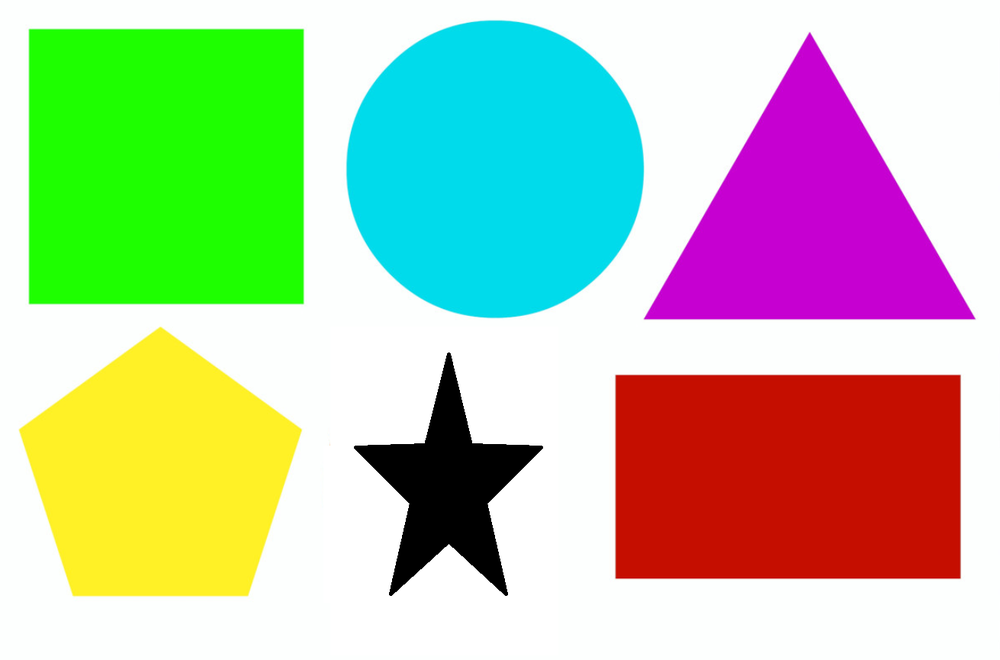
#> input picture 7. Computer Vision/Sınır ve Şekil Tespiti/test.png, 1000 x 660 px, shrunk from 1311 x 865 before the run
$ python program.py
#> lines starting #> are read from the running program, lines starting #| are printed output that depends on the picture; after the words box and inside, x2 and y2 are one past the last pixel; in counts of white or black regions, pixels touching at a corner belong together; long printed decimals are rounded
import numpy as np
import cv2

gorsel = cv2.imread('test.png')
#> gorsel is the input picture: shape (660, 1000, 3); mean B, G, R 169, 199.5, 184.7
gorsel_gri = cv2.cvtColor(gorsel, cv2.COLOR_BGR2GRAY)
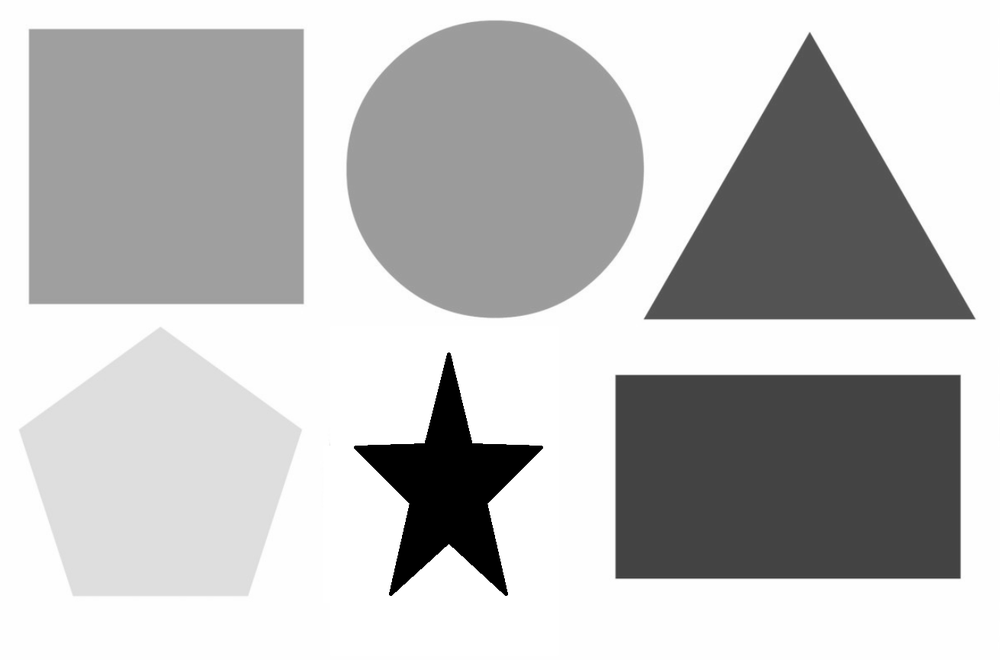
#> gorsel_gri: shape (660, 1000); min 0, max 255, mean 191.5


_ , gorsel_gri = cv2.threshold(gorsel_gri, 240 , 255, cv2.CHAIN_APPROX_NONE)
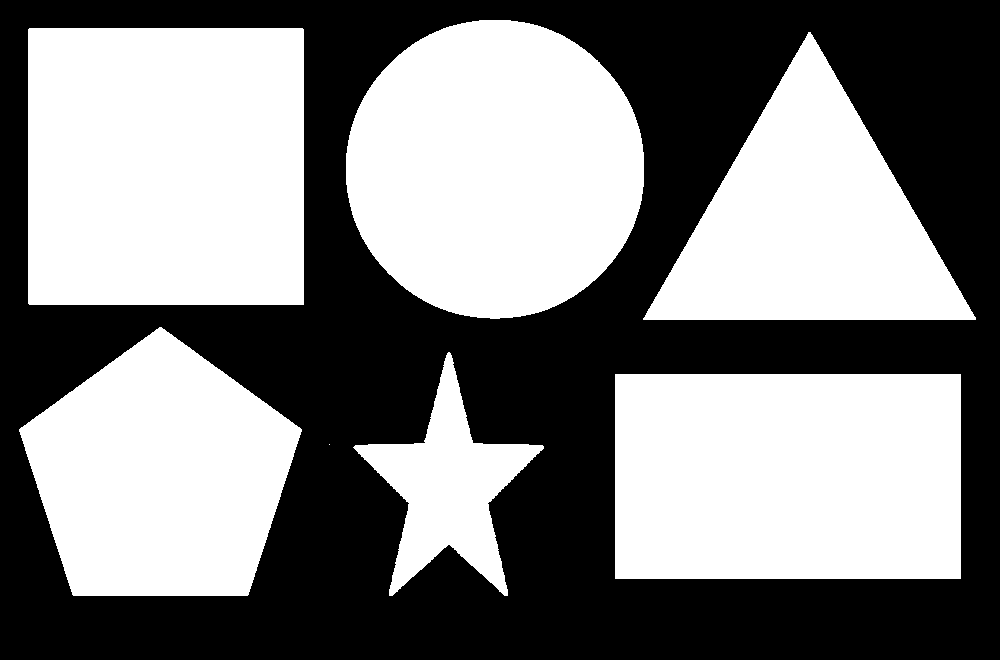
#> gorsel_gri: shape (660, 1000); 50.9% white; 1 black region
konturlar , _ = cv2.findContours(gorsel_gri, cv2.RETR_TREE, cv2.CHAIN_APPROX_NONE)
#> konturlar = 7 contours, 1 with area under 20; largest, box (x1, y1, x2, y2) and area: (28, 28, 304, 305) 75898, (615, 374, 961, 579) 70380, (346, 20, 644, 319) 69819, (19, 327, 302, 596) 52433, (643, 32, 976, 320) 47982, (353, 352, 544, 596) 16658


for kontur in konturlar:
    kenarSayi = cv2.approxPolyDP(kontur, 0.01* cv2.arcLength(kontur, True), True)
    gorsel = cv2.drawContours(gorsel, [kenarSayi], 0, (0, 0, 0), 5)
    x = kenarSayi.ravel()[0]
    y = kenarSayi.ravel()[1] - 5

    if len(kenarSayi) == 3:
        cv2.putText( gorsel, "Ucgen", (x+50, y+50), cv2.FONT_HERSHEY_COMPLEX,1, (0, 0, 0) )
    elif len(kenarSayi) == 4 :
        x, y , w, h = cv2.boundingRect(kenarSayi)
        aspectRatio = float(w)/h
        print(aspectRatio)
        if aspectRatio >= 0.95 and aspectRatio < 1.05:
            cv2.putText(gorsel, "Kare", (x+50, y+50), cv2.FONT_HERSHEY_COMPLEX, 1, (0, 0, 0))

        else:
            cv2.putText(gorsel, "Dortgen", (x+50, y+50), cv2.FONT_HERSHEY_COMPLEX,1, (0, 0, 0))

    elif len(kenarSayi) == 5 :
        cv2.putText(gorsel, "Besgen", (x+50, y+50), cv2.FONT_HERSHEY_COMPLEX, 1, (0, 0, 0))

    elif len(kenarSayi) == 10 :
        cv2.putText(gorsel, "Yildiz", (x+50, y+50), cv2.FONT_HERSHEY_COMPLEX, 1, (0, 0, 0))

    else:
        cv2.putText(gorsel, "cember", (x+50, y+50), cv2.FONT_HERSHEY_COMPLEX, 1, (0, 0, 0))
#> this loop made 7 passes
#> (kenarSayi, w, h, aspectRatio) on passes 2, 6: ([[615, 374], [615, 578], [960, 578], [960, 374]], 346, 205, 1.69), ([[29, 28], [28, 303], [303, 304], [303, 29]], 276, 277, 0.996)
#| 1.688
#| 0.9964
#> pass 2, `gorsel = cv2.drawContours(gorsel, [kenarSayi], 0, (0, 0, 0), 5)`:
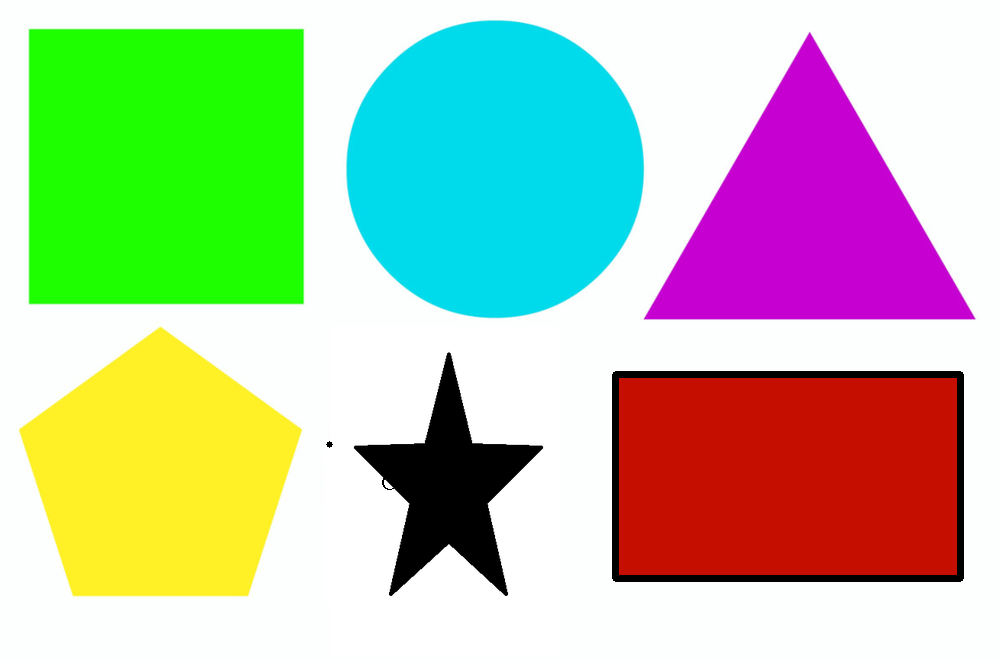
#> gorsel: shape (660, 1000, 3); mean B, G, R 167.4, 197.9, 182.1
#> pass 3, `gorsel = cv2.drawContours(gorsel, [kenarSayi], 0, (0, 0, 0), 5)`:
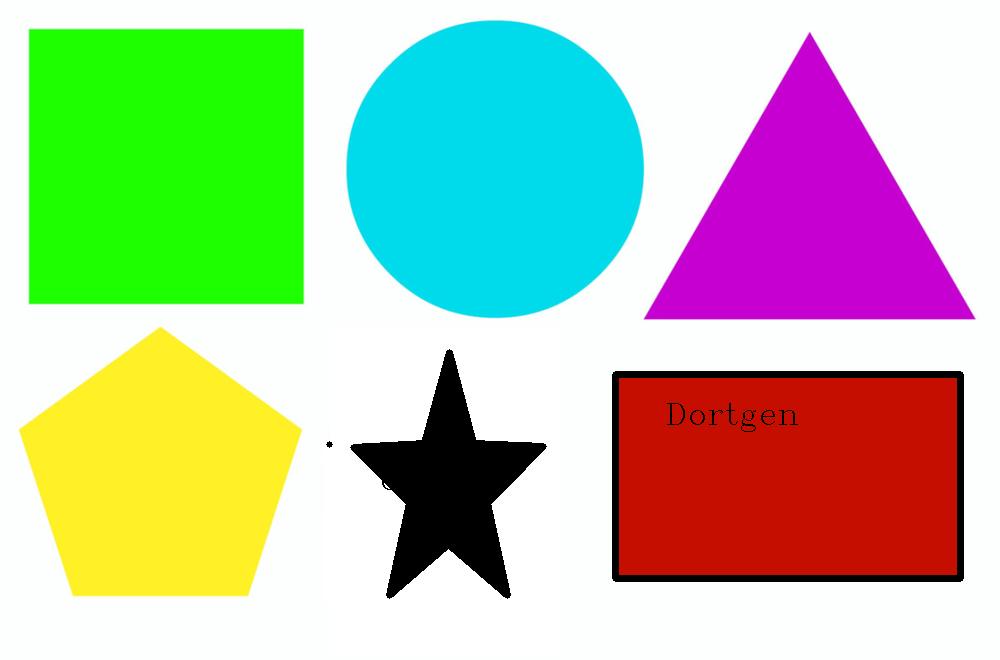
#> gorsel: shape (660, 1000, 3); 0.64% of pixels changed, all inside (x1, y1, x2, y2) = (350, 349, 798, 599)
#> after the loop:
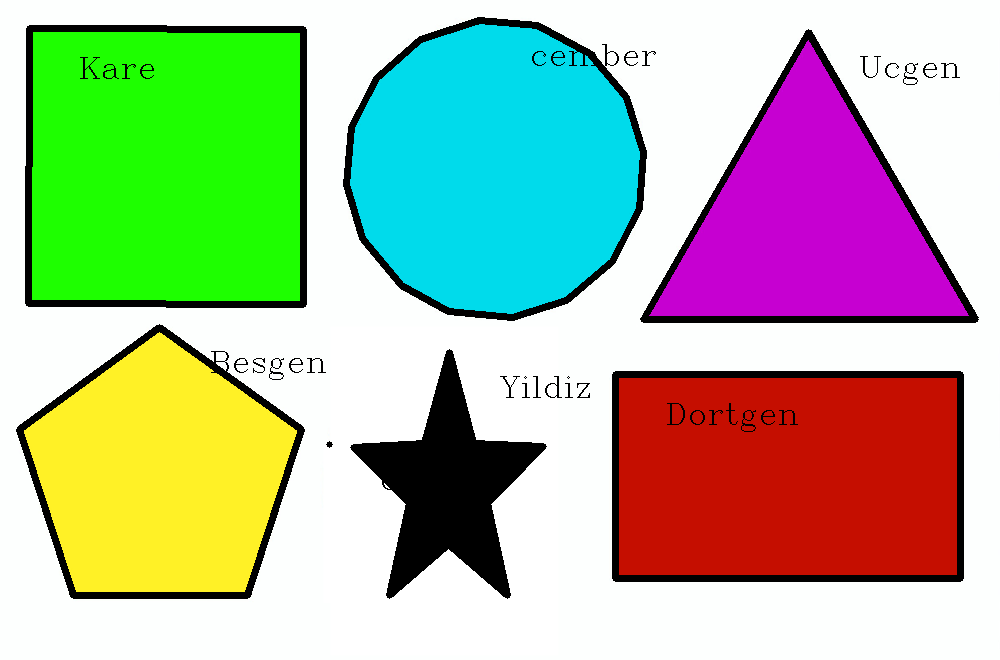
#> gorsel: shape (660, 1000, 3); 4.39% of pixels changed, all inside (x1, y1, x2, y2) = (16, 17, 979, 599)

cv2.imshow('Sekiller', gorsel)
cv2.waitKey(0)
cv2.destroyAllWindows()
